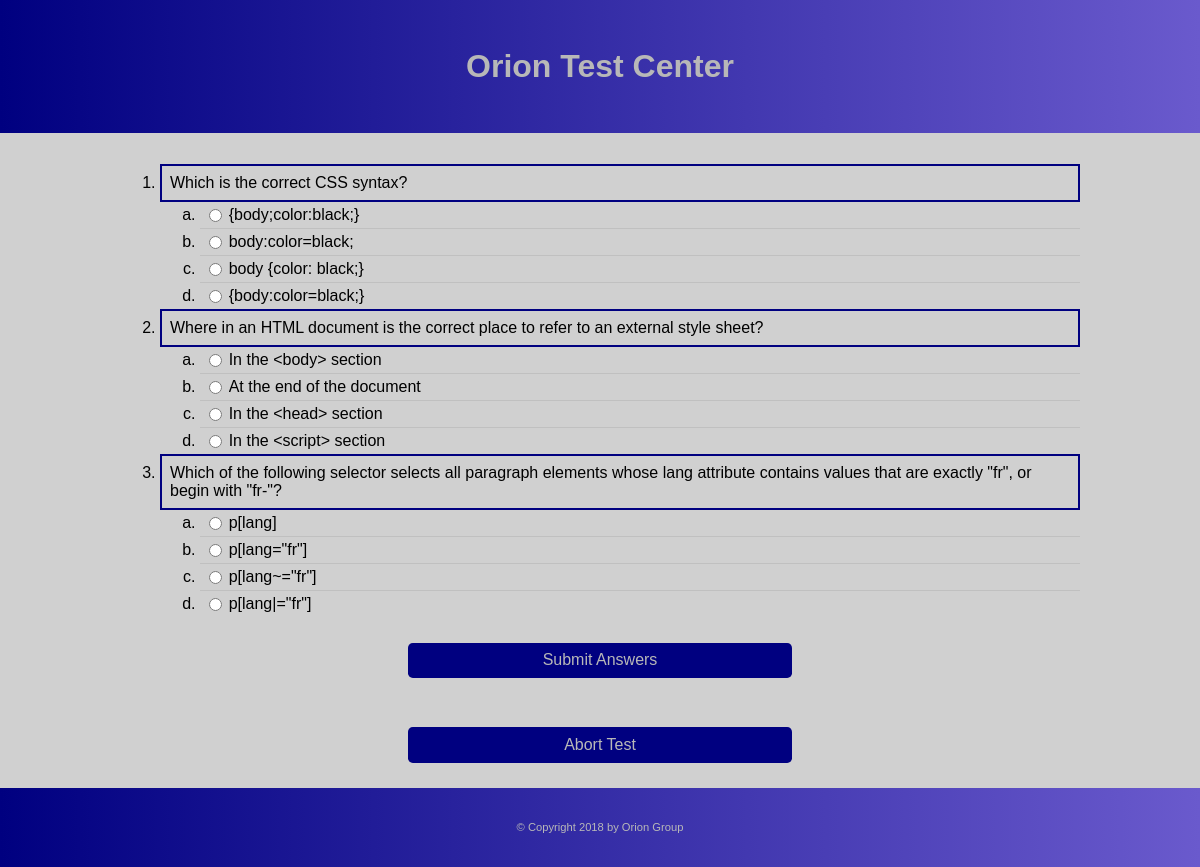
/doAssessment.php, run on the app's committed database.
### tables this page shows
CREATE TABLE `question` (
  `question_id` int(11) NOT NULL AUTO_INCREMENT,
  `subject_id` int(11) NOT NULL,
  `description` varchar(500) DEFAULT NULL,
  `optionA` varchar(200) DEFAULT NULL,
  `optionB` varchar(200) DEFAULT NULL,
  `optionC` varchar(200) DEFAULT NULL,
  `optionD` varchar(200) DEFAULT NULL,
  `answer` enum('a','b','c','d') DEFAULT NULL,
  `active` boolean NOT NULL DEFAULT 1,
  PRIMARY KEY (`question_id`),
  FOREIGN KEY (`subject_id`) REFERENCES `subject` (`subject_id`) 
);

### model/question_db.php (called while the page is built, shortened)
<?php
function get_questions_by_subject($subject_id) {
    global $db;
    $query = 'SELECT * FROM question
              WHERE subject_id = :subject_id
              AND active = 1
              ORDER BY question_id';
    try {
        $statement = $db->prepare($query);
        $statement->bindValue(':subject_id', $subject_id);
        $statement->execute();
        $result = $statement->fetchAll();
        return $result;
    } catch (PDOException $e) {
        $error_message = $e->getMessage();
        display_db_error($error_message);
    }
}
?>

### doAssessment.php (the view, shortened to what this page needs)
<?php
require_once('model/database.php');
require_once('model/question_db.php');
$subjectId = filter_input(INPUT_POST, "subjectId");
if (!isset($subjectId)) { $subjectId = "1"; }
$questions = get_questions_by_subject($subjectId);
$selectedQuestions = array();
do {
    $i = mt_rand(0, count($questions) - 1);
    if (!in_array($questions[$i], $selectedQuestions)) {
        $selectedQuestions[] = $questions[$i];
    }
} while (count($selectedQuestions) < 3);
include 'view/header.php'; ?>
<section>
    <form class="form-questions" action="assessmentResult.php" method="post">
        <ol><?php foreach ($selectedQuestions as $item) { ?>
            <li class="list-group-question"><span><?php echo htmlspecialchars($item["description"]); ?></span></li>
            <ol  class="list-group-answer" type="a">
                <li>
                    <input type="radio" name="<?php echo $item["question_id"]; ?>" value="a" id="<?php echo $item["question_id"]; ?>a" required>
                    <span><label class="cursor" for="<?php echo $item["question_id"]; ?>a"><?php echo htmlspecialchars($item["optionA"]); ?></label></span>
                </li>
                <li>
                    <input type="radio" name="<?php echo $item["question_id"]; ?>" value="b" id="<?php echo $item["question_id"]; ?>b">
                    <span><label class="cursor" for="<?php echo $item["question_id"]; ?>b"><?php echo htmlspecialchars($item["optionB"]); ?></label></span>
                </li>
                <li>
                    <input type="radio" name="<?php echo $item["question_id"]; ?>" value="c" id="<?php echo $item["question_id"]; ?>c">
                    <span><label class="cursor" for="<?php echo $item["question_id"]; ?>c"><?php echo htmlspecialchars($item["optionC"]); ?></label></span>
                </li>
                <li>
                    <input type="radio" name="<?php echo $item["question_id"]; ?>" value="d" id="<?php echo $item["question_id"]; ?>d">
                    <span><label class="cursor" for="<?php echo $item["question_id"]; ?>d"><?php echo htmlspecialchars($item["optionD"]); ?></label></span>
                </li>
            </ol>
        <?php } ?></ol>
        <div class="center">
            <button type="submit" class="btn-basic" name="">Submit Answers</button>
        </div>
    </form>
    <form class="form-questions center" action="userArea.php" method="post">
        <button type="submit" class="btn-basic" name="abort">Abort Test</button>
    </form>
</section>
<?php include 'view/footer.php'; ?>

### view/header.php (shortened to what this page needs)
<!DOCTYPE html>
<html>
<head>
    <link rel="stylesheet" type="text/css" href="css/style.css" />
    <link rel="stylesheet" type="text/css" href="css/lists.css" />
    <link rel="stylesheet" type="text/css" href="css/forms.css" />
    <link rel="stylesheet" type="text/css" href="css/tables.css" />
    <link rel="stylesheet" type="text/css" href="css/modal.css" />
</head>
<body class="text-center">
<header>
    <h1>Orion Test Center</h1>
</header>
<main>

### view/footer.php
</main>
<footer class="footer">
    <p id="copyright">
        &copy; Copyright 2018 by Orion Group
    </p>
</footer>
</body>
</html>

### css/style.css (style rules this page uses)
html { height: 100%; margin: 0; padding: 0; }
body { font-family: Verdana,Geneva,sans-serif; margin: 0; background: #D0D0D0; padding: 0; display: flex; flex-direction: column; height: 100%; }
main { flex: 1 0 auto; }
header { text-align: center; background-image: linear-gradient(90deg, #000080, #6A5ACD); padding: 3em 0; display: flex; align-items: center; justify-content: center; flex-shrink: 0; }
header h1 { color: #B8B8B8; margin: 0; }
footer { padding: 2em 0; text-align: center; font-size: 0.7em; background-image: linear-gradient(90deg, #000080, #6A5ACD); color: #B8B8B8; flex-shrink: 0; }
.btn-basic { display: inline-block; text-align: center; vertical-align: middle; border: 1px solid transparent; padding: 0.3em 0.7em; font-size: 1em; line-height: 1.5; border-radius: 0.3em; color: #B8B8B8; background-color: #000080; cursor: pointer; width: 40%; margin: 0.6em; }
.form-questions { text-align: left; width: 80%; padding: 15px; margin: 0 auto; }
.center { text-align: center; }
.cursor { cursor: pointer; }

### css/lists.css (style rules this page uses)
.list-group-question { padding: 0.5em; border: 2px solid navy; }
.list-group-question span { margin: 0; padding: 0; display: block; overflow: hidden; }
.list-group-answer li { padding: 0.25em; border-top: 1px solid silver; }
.list-group-answer li:first-child { border-top: 0px none silver; }
.list-group-answer input { margin-right: 0.5em; float: left; }
.list-group-answer label { margin: -0.25em; padding: 0.25em; width: 100%; display: inline-block; }
.list-group-answer span { margin: 0; padding: 0; display: block; overflow: hidden; }

### data on the page
question: description "Which is the correct CSS syntax?", optionA "{body;color:black;}", optionB "body:color=black;", optionC "body {color: black;}", optionD "{body:color=black;}"
question: description "Where in an HTML document is the correct place to refer to an external style sheet?", optionA "In the <body> section", optionB "At the end of the document", optionC "In the <head> section", optionD "In the <script> section"
question: description "Which of the following selector selects all paragraph elements whose lang attribute contains values that are exactly \"fr\", or begin with \"fr-\"?", optionA "p[lang]", optionB "p[lang=\"fr\"]", optionC "p[lang~=\"fr\"]", optionD "p[lang|=\"fr\"]"
